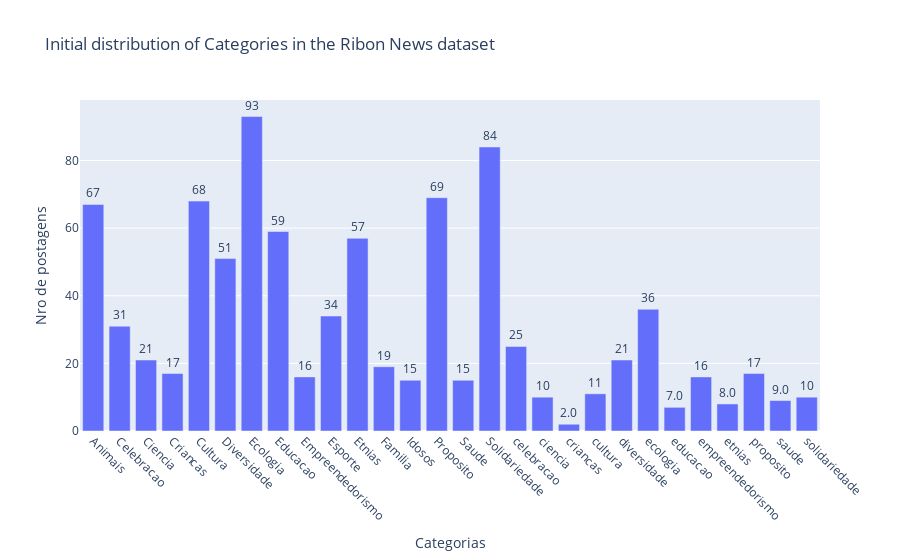

Notebook cell for this chart:
### Code cell
data_plot = plot_categories_distribution(data,
                                                 'Label_Train', 
                                                 'id', 
                                                 'Initial distribution of Categories in the Ribon News dataset')

### Figure 1 — Plotly figure (JSON) as saved in the notebook; plotly's stock layout.template omitted (floating-point values rounded to 4 significant figures)
{"data": [{"alignmentgroup": "True", "hovertemplate": "Categorias=%{x}<br>Nro de postagens=%{text}<extra></extra>", "legendgroup": "", "marker": {"color": "#636efa"}, "name": "", "offsetgroup": "", "orientation": "v", "showlegend": false, "text": [67, 31, 21, 17, 68, 51, 93, 59, 16, 34, 57, 19, 15, 69, 15, 84, 25, 10, 2, 11, 21, 36, 7, 16, 8, 17, 9, 10], "textposition": "outside", "texttemplate": "%{text:.2s}", "type": "bar", "x": ["Animais", "Celebracao", "Ciencia", "Criancas", "Cultura", "Diversidade", "Ecologia", "Educacao", "Empreendedorismo", "Esporte", "Etnias", "Familia", "Idosos", "Proposito", "Saude", "Solidariedade", "celebracao", "ciencia", "criancas", "cultura", "diversidade", "ecologia", "educacao", "empreendedorismo", "etnias", "proposito", "saude", "solidariedade"], "xaxis": "x", "y": [67, 31, 21, 17, 68, 51, 93, 59, 16, 34, 57, 19, 15, 69, 15, 84, 25, 10, 2, 11, 21, 36, 7, 16, 8, 17, 9, 10], "yaxis": "y"}], "layout": {"barmode": "relative", "legend": {"tracegroupgap": 0}, "title": {"text": "Initial distribution of Categories in the Ribon News dataset"}, "xaxis": {"anchor": "y", "domain": [0, 1], "tickangle": 45, "title": {"text": "Categorias"}}, "yaxis": {"anchor": "x", "domain": [0, 1], "title": {"text": "Nro de postagens"}}}}
